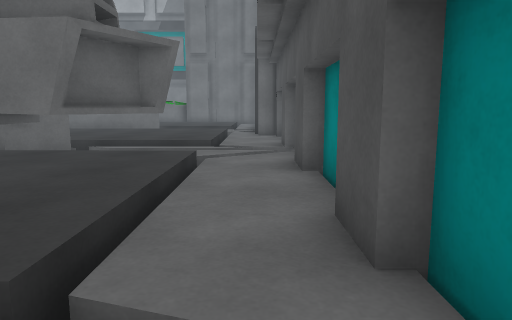
[1] (above)

24 first-person views from a walk through a Unity game level. The camera is 1.4 m above the floor, tilts 8° down and sees 70° across. The floor is counted in squares, 1 m on a side. Each view is taken from the middle of a square. On the plan, view 1 faces up. The plan holds only what a view shows up to about 16 squares ahead; the rest is blank. The place goes on beyond the plan.

[2]
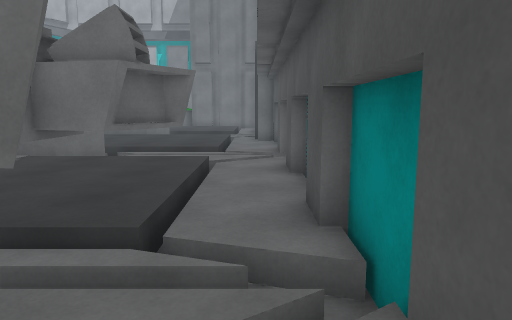

[3]
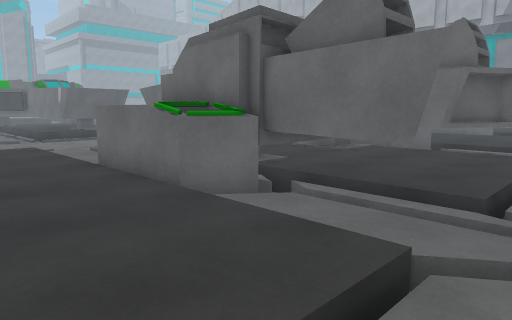

[4]
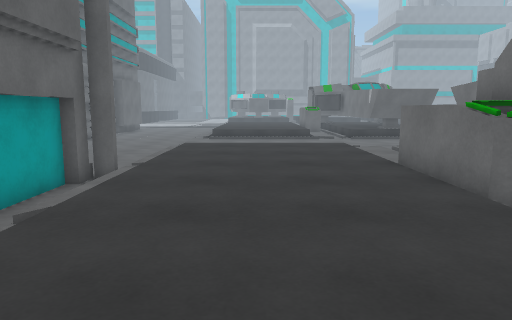

[5]
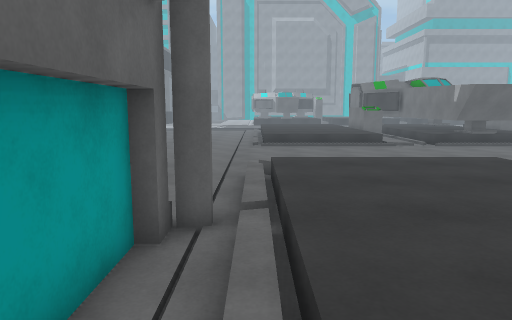

[6]
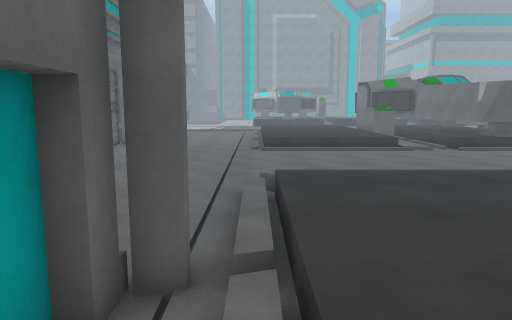

[7]
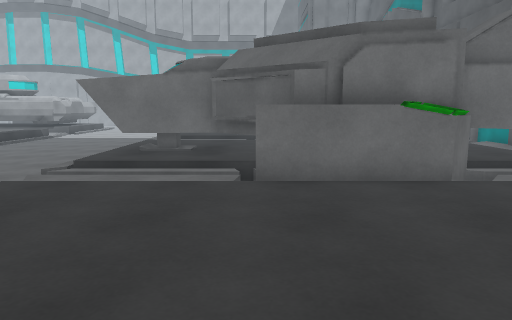

[8]
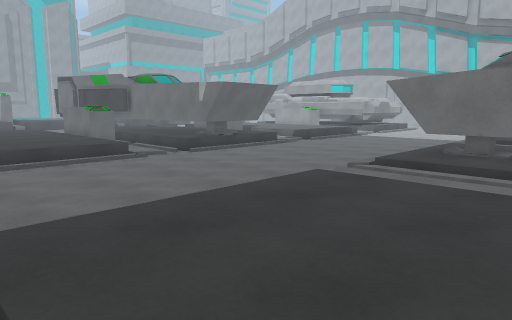

[9]
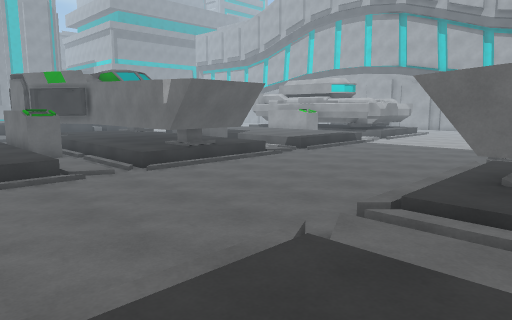

[10]
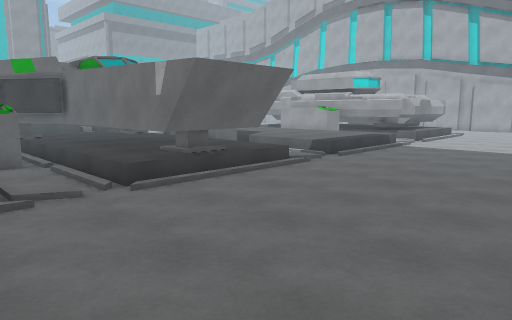

[11]
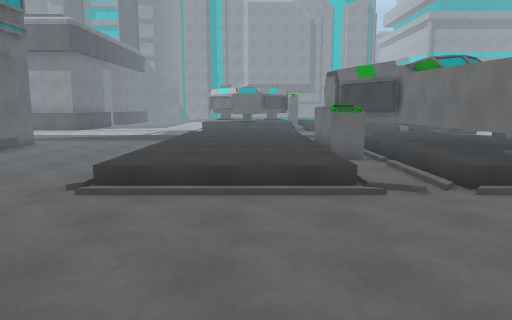

[12]
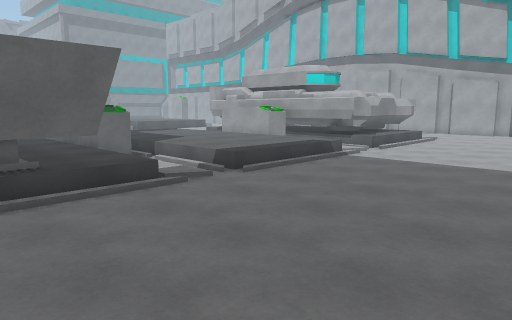

[13]
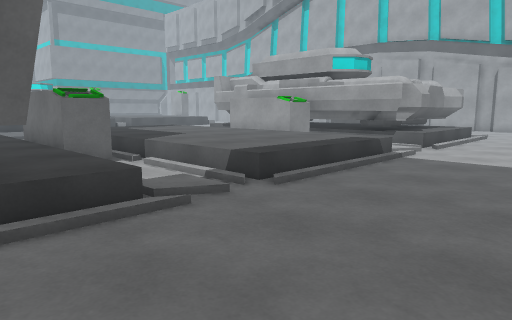

[14]
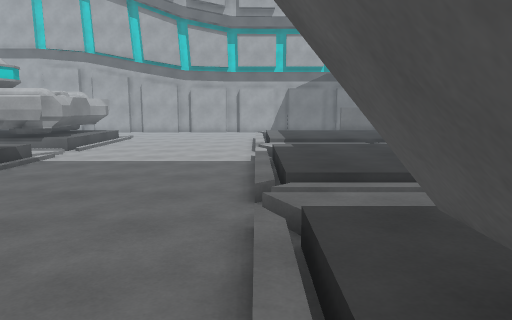

[15]
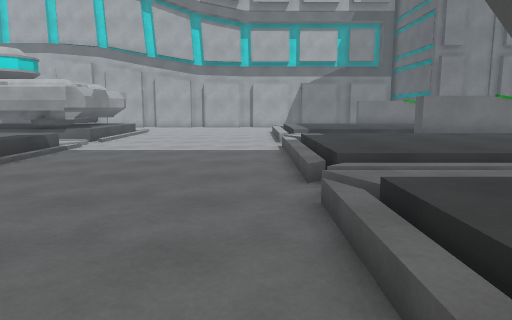

[16]
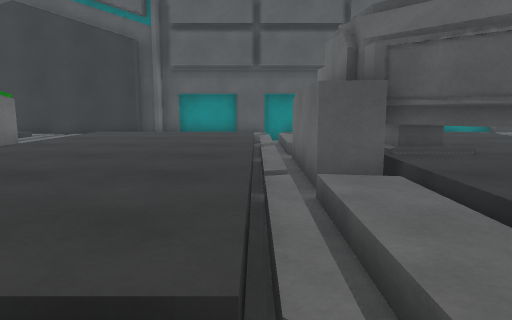

[17]
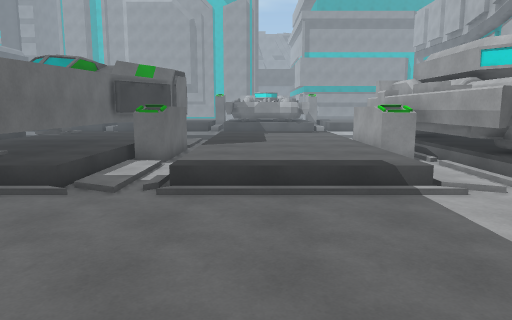

[18]
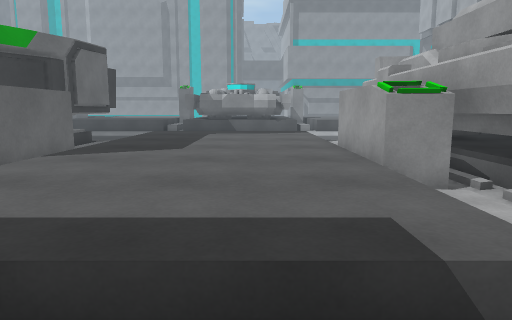

[19]
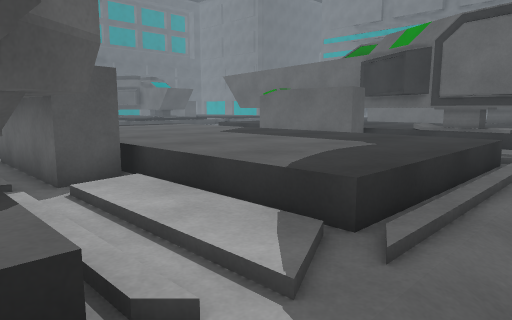

[20]
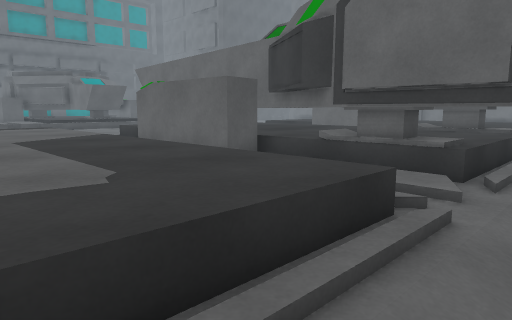

[21]
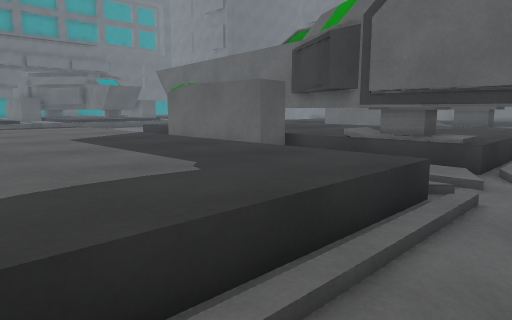

[22]
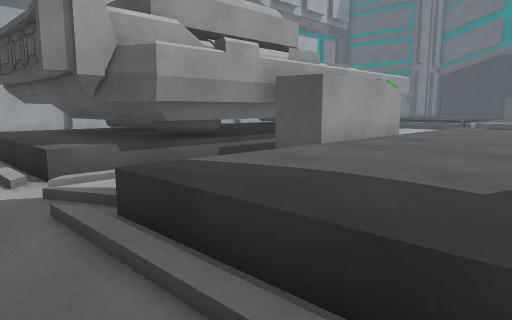

[23]
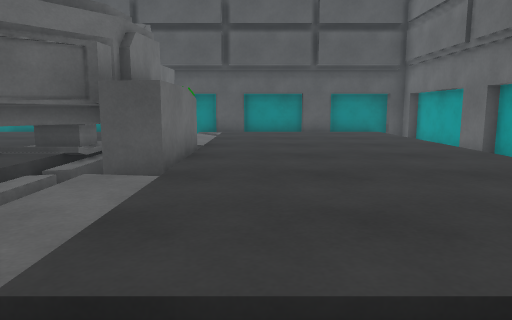

[24]
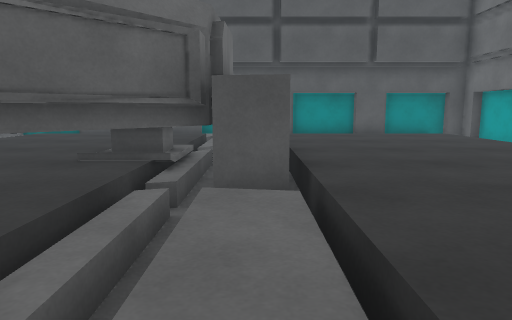

### Floor plan
Key: @ floor where view 1 was taken; # wall or solid block; . main floor; - floor 0.25 m lower than the main floor; _ floor 0.5 m lower than the main floor; < floor 0.75 m lower than the main floor; / step, stairs or slope; = window, fence, low wall or low ledge; ^ raised ledge; T thing the floor can be seen under or through.
Columns run from 36 left of view 1 to 1 right of it. Each row starts with its distance up from view 1.
 19 </#####    ####_______/             #
 18  //###########/_______//////     ///#
 17  //---#####---/_______//   #    ////#
 16 </////#===/////_______/////#===/////#
 15 </............/_______/............/##
 14 </............/_______/............/##
 13  /............/_______/............/.#
 12 </............/_______/............/.#
 11 </............/_______/............/.#
 10  //////////////_______///////////////#
  9  _/   #####////_______/////#####/////#
  8  ######===#////_______/////## ## T#//#
  7   #####......./_______/....#    TT./.#
  6   ##  ##^TTTTTT_______/...##   #TT./.#
  5   ##         TT_______/TTT     #.../.#
  4   ###       ###_______/TT      #.../.#
  3   ### ##^######_______/TTTT##  ###./.#
  2   #####......./_______/....###  ##./.#
  1        ////////________/////#######//#
  0       #===/////_______/////#=##=/../@#
 -1        ......./_______/............/.#
 -2        ......./_______/............/.#
 -3        ......./_______/............/ #
 -4        ......./_______/............ .#
 -5        ......./_______/............  #
 -6        ......./_______/............  #
 -7           / ///_______////////////   #
 -8        ////////////////////#////    /#
 -9       _____________________###########
-10       _______     ______

Positions as (right, up) in squares from view 1, and headings:
1: (0, 0), facing up
2: (0, -2), facing up
3: (0, -4), facing up-left
4: (0, -4), facing left
5: (-4, -7), facing left
6: (-6, -7), facing left
7: (-9, -7), facing up
8: (-9, -7), facing up-left
9: (-11, -4), facing up-left
10: (-14, -2), facing up-left
11: (-14, -3), facing left
12: (-14, 3), facing up-left
13: (-17, 5), facing up-left
14: (-14, 3), facing up
15: (-15, 3), facing up
16: (-15, 10), facing right
17: (-14, 12), facing left
18: (-20, 14), facing left
19: (-36, 19), facing down-right
20: (-36, 14), facing down-right
21: (-36, 15), facing down-right
22: (-36, 12), facing up-right
23: (-15, -2), facing right
24: (-14, 0), facing right
